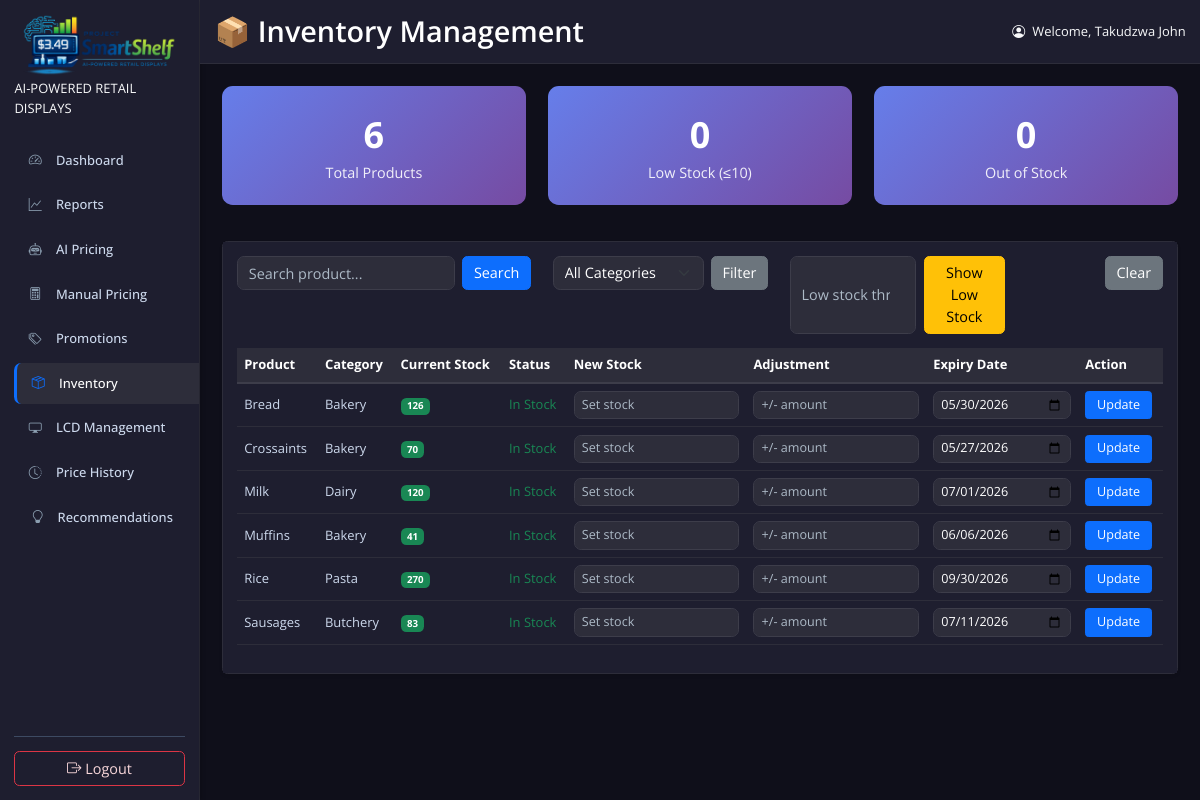
/ProjectSmartShelf/inventory-management/ (signed in), run on an earlier commit of the app's database.
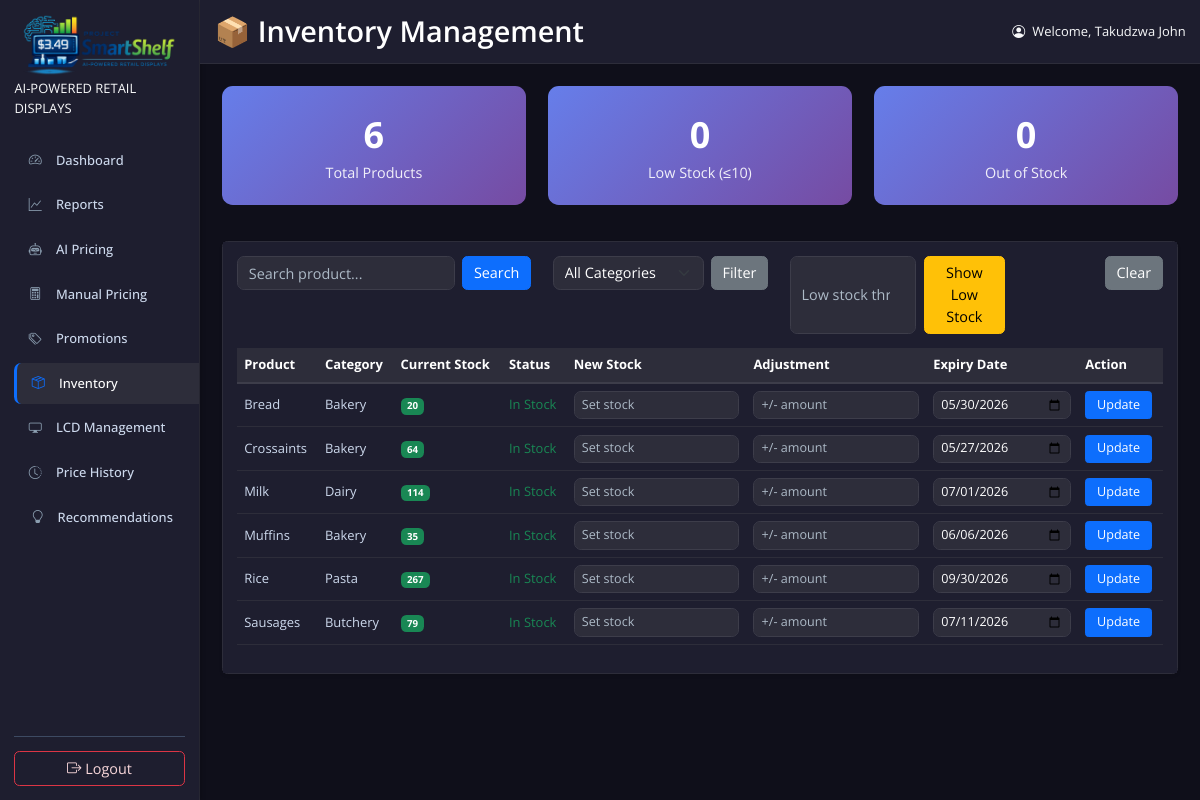
And on a later commit of the database.
### checkout/models.py (models this page shows, shortened)
class Product(models.Model):
    name = models.CharField(max_length=200)
    category = models.CharField(max_length=100)
    price = models.DecimalField(max_digits=10, decimal_places=2)
    expiry_date=models.DateField(null=True, blank=True)
    inventory_level = models.IntegerField(default=0, help_text='Current stock count')
    lcd_id = models.IntegerField(default=1, help_text="1, 2, or 3 for the shelf display")
    class Meta:
        ordering = ['name']

### ProjectSmartShelf/views.py (the view, shortened to what this page needs)
# urls.py: path("inventory-management/", views.inventory_management_view, name="inventory_management"),
@staff_member_required(login_url='staff_login')
def inventory_management_view(request):
    products = Product.objects.all().order_by('name')
    search_query = request.GET.get('search', '')
    category_filter = request.GET.get('category', '')
    low_stock_filter = request.GET.get('low_stock', '')
    if search_query:
        products = products.filter(name__icontains=search_query)
    if category_filter:
        products = products.filter(category=category_filter)
    if low_stock_filter:
        try:
            threshold = int(low_stock_filter)
            products = products.filter(inventory_level__lte=threshold)
        except ValueError:
            pass  # Ignore invalid threshold
    categories = Product.objects.values_list('category', flat=True).distinct().order_by('category')
    total_products = Product.objects.count()
    low_stock_products = Product.objects.filter(inventory_level__lte=10).count()
    out_of_stock_products = Product.objects.filter(inventory_level=0).count()
    context = {
        'products': products,
        'search_query': search_query,
        'category_filter': category_filter,
        'low_stock_filter': low_stock_filter,
        'categories': categories,
        'total_products': total_products,
        'low_stock_products': low_stock_products,
        'out_of_stock_products': out_of_stock_products,
    }
    return render(request, 'inventory_management.html', context)

### ProjectSmartShelf/context_processors.py (called while the page is built)
def simulated_date(request):
    active_date = getattr(request, 'simulated_date', None)
    context = {
        'simulated_date': active_date,
        'recommendations_count': 0,
    }
    cached_count = getattr(request, '_recommendations_count', None)
    if cached_count is not None:
        context['recommendations_count'] = cached_count
        return context
    user = getattr(request, 'user', None)
    if not (user and user.is_authenticated and user.is_staff):
        return context
    try:
        from .recommendations import recommendation_count
        context['recommendations_count'] = recommendation_count(active_date or timezone.localdate())
    except Exception:
        context['recommendations_count'] = 0
    return context

### ProjectSmartShelf/recommendations.py (called while the page is built)
def recommendation_count(base_date):
    return len(build_recommendations(base_date))

### ProjectSmartShelf/simulation.py (called while the page is built, shortened)
def parse_simulated_date(value):
    if not value:
        return None

def get_session_simulated_date(request):
    return parse_simulated_date(request.session.get('simulated_date'))

def get_stored_simulated_date():
    state = SimulationState.objects.filter(key=ACTIVE_DAY_KEY).first()
    return state.current_date if state else None

### ProjectSmartShelf/templates/inventory_management.html (shortened to what the changed rows need)
{% extends "base.html" %}
{% load static %}
{% block page_title %}📦 Inventory Management{% endblock %}
{% block content %}
<div class="card shadow-sm">
    <div class="card-body">
        <div class="table-responsive">
            <table class="table table-hover align-middle">
                <thead>
                    <tr>
                        <th>Product</th>
                        <th>Category</th>
                        <th>Current Stock</th>
                        <th>Status</th>
                        <th>New Stock</th>
                        <th>Adjustment</th>
                        <th>Expiry Date</th>
                        <th>Action</th>
                    </tr>
                </thead>
                <tbody>
                    {% for product in products %}
                    <tr class="{% if product.inventory_level == 0 %}out-of-stock{% elif product.inventory_level <= 10 %}low-stock{% endif %}">
                        <td>{{ product.name }}</td>
                        <td>{{ product.category }}</td>
                        <td>
                            <span class="badge {% if product.inventory_level == 0 %}bg-danger{% elif product.inventory_level <= 10 %}bg-warning{% else %}bg-success{% endif %}">
                                {{ product.inventory_level }}
                            </span>
                        </td>
                        <td>
                            {% if product.inventory_level == 0 %}
                                <span class="text-danger">Out of Stock</span>
                            {% elif product.inventory_level <= 10 %}
                                <span class="text-warning">Low Stock</span>
                            {% else %}
                                <span class="text-success">In Stock</span>
                            {% endif %}
                        </td>
                        <form method="post">
                            <td><input type="number" min="0" name="new_inventory" class="form-control form-control-sm" placeholder="Set stock"></td>
                            <td><input type="number" name="adjustment" class="form-control form-control-sm" placeholder="+/- amount"></td>
                            <td><input type="date" name="expiry_date" class="form-control form-control-sm" value="{% if product.expiry_date %}{{ product.expiry_date|date:'Y-m-d' }}{% endif %}"></td>
                            <td><button type="submit" class="btn btn-primary btn-sm">Update</button></td>
                        </form>
                    </tr>
                    {% endfor %}
                </tbody>
            </table>
        </div>
    </div>
</div>
{% endblock %}

What changed in the data, as far as the page shows it:
changed Product "Bread": inventory_level "126" → "20"
changed Product "Crossaints": inventory_level "70" → "64"
changed Product "Milk": inventory_level "120" → "114"
changed Product "Muffins": inventory_level "41" → "35"
changed Product "Rice": inventory_level "270" → "267"
changed Product "Sausages": inventory_level "83" → "79"
